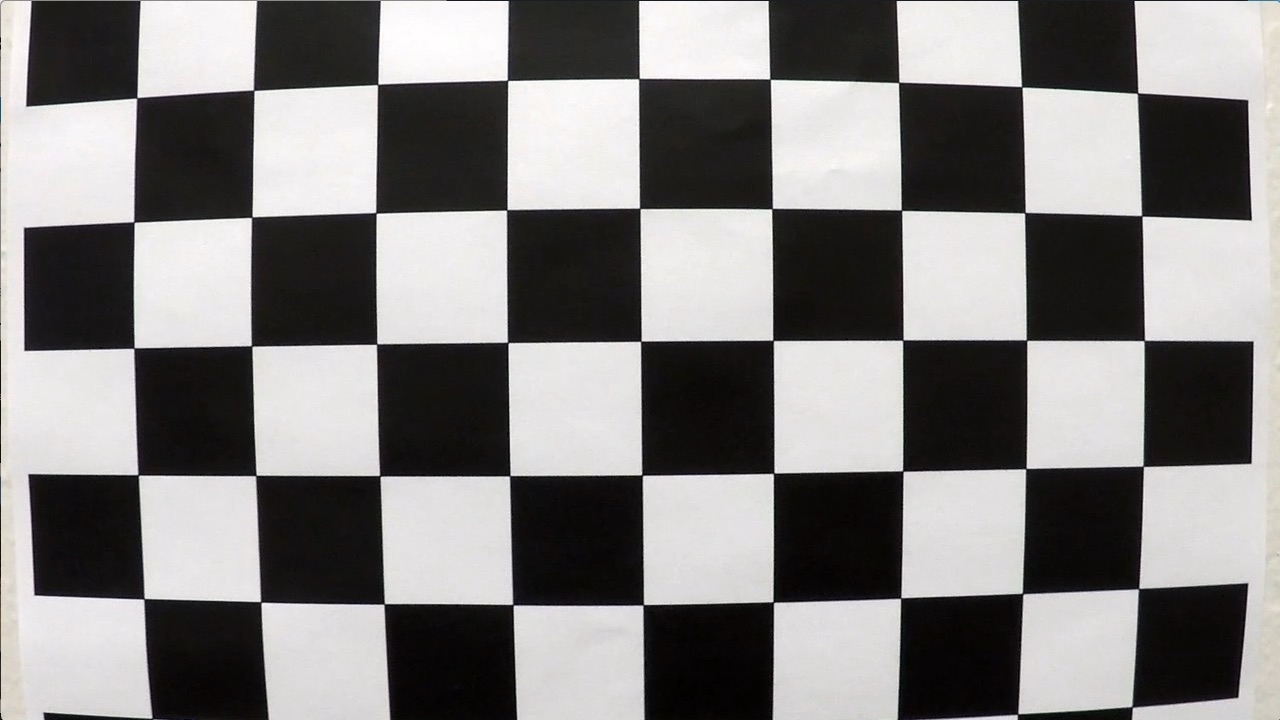
#> input picture camera_cal/calibration1.jpg, 1280 x 720 px; its folder holds 5 pictures in this run; the run also reads 1 picture not shown here
$ jupyter execute --allow-errors P4-sjahanshahi.ipynb   (older library calls are emulated)
#> lines starting #> are read from the running program, lines starting #| are printed output that depends on the picture; after the words box and inside, x2 and y2 are one past the last pixel; in counts of white or black regions, pixels touching at a corner belong together
[cell 1]
import numpy as np
import cv2
import glob
import matplotlib.pyplot as plt


#prepare object points and image points for caliberation

objp = np.zeros((6*9,3),np.float32)
#fill up with points from (0,0,0) .....(8,5,0)
objp[:,:2] = np.mgrid[0:9, 0:6].T.reshape(-1,2)


#Arrays to store object & image points from images
obj_points=[]
img_points=[]

#read caliberation examples with globe
images = glob.glob('camera_cal/calibration*.jpg')


print("finding corners on given images......")
#steps to search corners we iterate through images
for idx, fname in enumerate(images):

    img = cv2.imread(fname)
#> img is the input picture: shape (720, 1280, 3); mean B, G, R 127.8, 128.4, 130.1
    gray = cv2.cvtColor(img,cv2.COLOR_BGR2GRAY)

    #find the corners
    ret , corners = cv2.findChessboardCorners(gray,(9,6) ,None)
#> ret = False; corners = None

    #if ret true then draw corners on chessboard and save it to a file
    if ret ==True:
        print('workin on ',fname)
        #append points to array placeholders
        obj_points.append(objp)
        img_points.append(corners)

        #Draw chessboard corners on original image and save it to a file
        cv2.drawChessboardCorners(img,(9,6),corners,ret)
        cv2.imwrite('./camera_cal/caliberation_corners'+str(idx)+'.jpg',img)

img = cv2.imread('./camera_cal/caliberation_corners10.jpg')
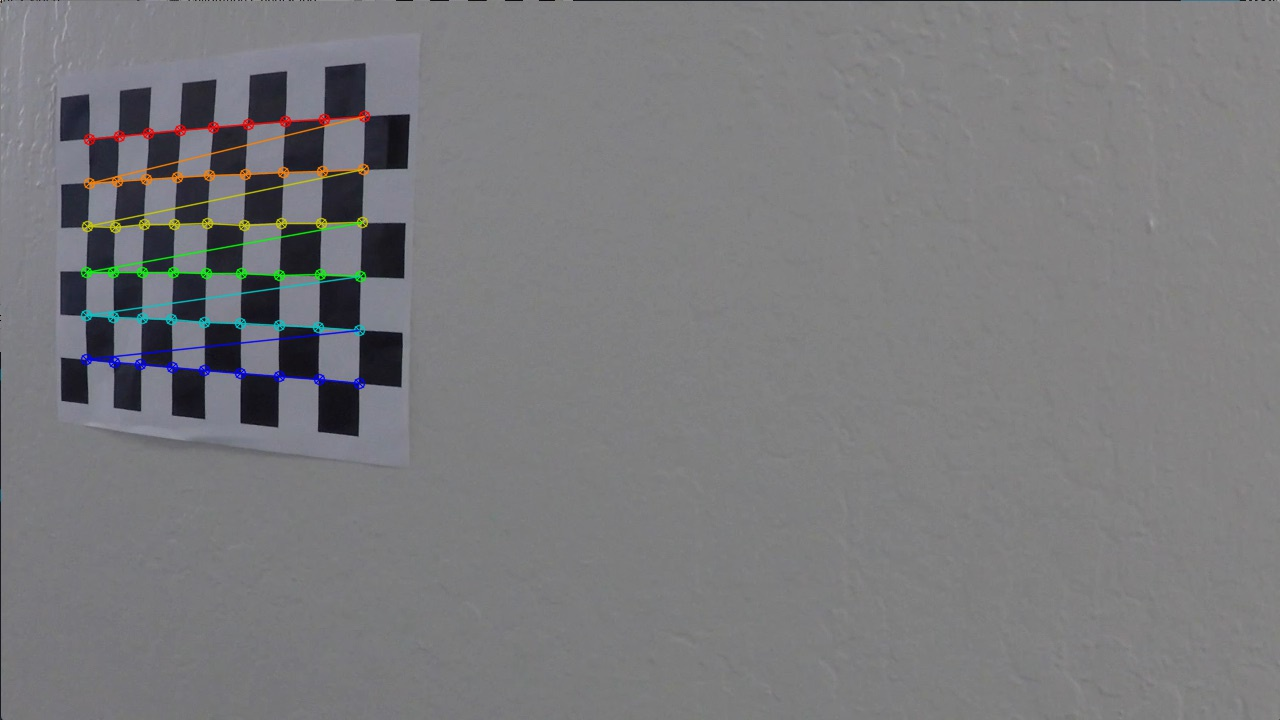
#> input picture camera_cal/caliberation_corners10.jpg, 1280 x 720 px
#> img is the input picture: shape (720, 1280, 3); mean B, G, R 124.2, 121.9, 121.9
print("finding corners completed and pickle file is saved")

[cell 2]
#make sure we found corners
img = cv2.imread('./camera_cal/caliberation_corners10.jpg')

plt.imshow(img)

[cell 3]
import pickle
# w,h = img.shape
#Caliberate and create a pickle file to save calibrated mtx and distance values
imgsize = (img.shape[1],img.shape[0])
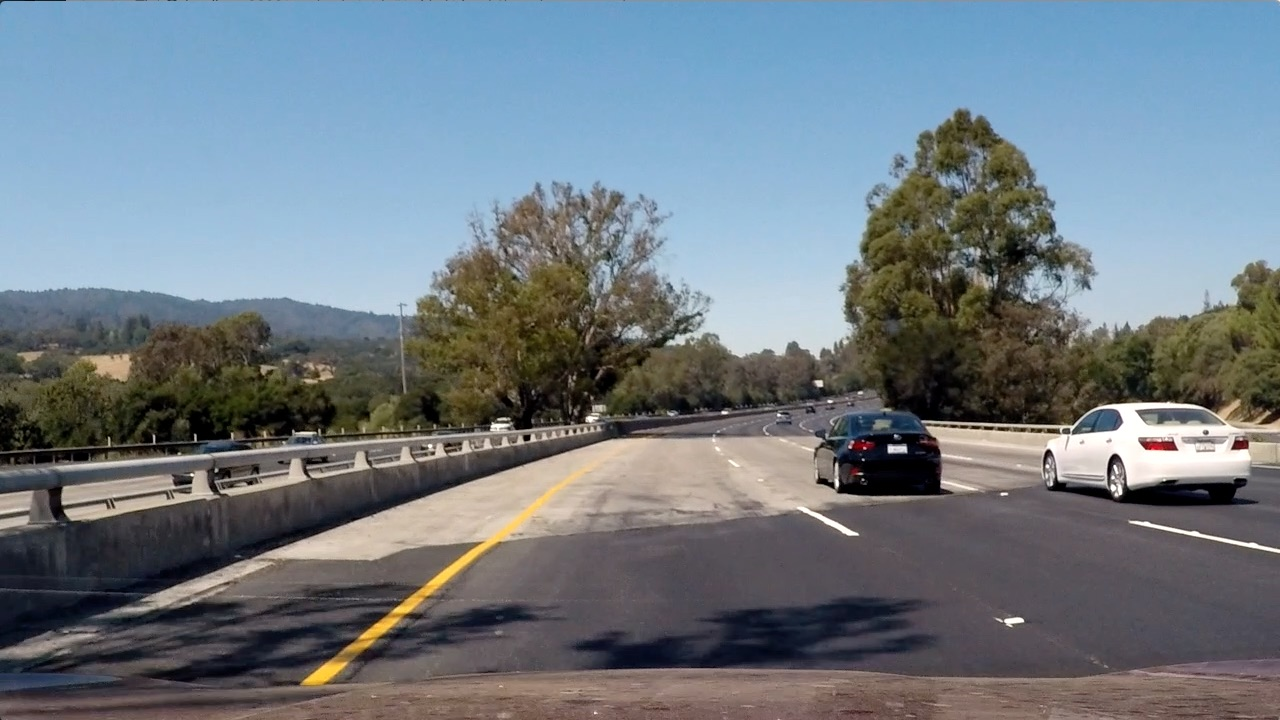
#> input picture test_images/test4.jpg, 1280 x 720 px
#> further down, img is the input picture: shape (720, 1280, 3); mean B, G, R 130.9, 122.7, 112.2
ret, mtx, dist, rvecs, tvecs = cv2.calibrateCamera(obj_points, img_points, imgsize,None,None)

# Save
dist_pickle = {} #empty dictionary
dist_pickle["mtx"] = mtx
dist_pickle["dist"] = dist
filename = './camera_cal/calib_dist_mtx.p'
pickle.dump( dist_pickle, open( filename, "wb" ) )

print("mtx and dist are dumped into pickle file as {} ".format(filename))

[cell 4]
#helper function to undistort and transofrm
def plot_points(img):
    img = cv2.cvtColor(img, cv2.COLOR_BGR2GRAY)
    plt.imshow(img,cmap='gray')
    plt.title('source points chosen manually')
    plt.plot(800,500,'o') #topright
    plt.plot(1120,700,'o') #bottomright
    plt.plot(540,500,'o') #topleft
    plt.plot(270,700,'o') #bottomleft


def subplot_images(img1,img2,title1,title2):
    img1 = cv2.cvtColor(img1, cv2.COLOR_BGR2GRAY)
    img2 = cv2.cvtColor(img2, cv2.COLOR_BGR2GRAY)

    f, (ax1, ax2) = plt.subplots(1, 2, figsize=(24, 9))
    f.tight_layout()
    ax1.imshow(img1,cmap='gray')
    ax1.set_title(title1, fontsize=50)
    ax2.imshow(img2,cmap='gray')
    ax2.set_title(title2, fontsize=50)
    plt.subplots_adjust(left=0., right=1, top=0.9, bottom=0.)

def cal_undistort(img, mtx, dist):
    # grayscale first
    dst = cv2.undistort(img, mtx, dist, None, mtx)
    return dst

#warp image to get a bird eye view
def warp(img,dst,src):
    #grayscale image
    gray = cv2.cvtColor(img,cv2.COLOR_BGR2GRAY)
    img_size = (gray.shape[1],gray.shape[0])
    src = np.float32([[270,700],[540,500],[1120,700],[800,500]])
    dst = np.float32([[270,700],[270,500],[1120,700],[1120,500]])
    M = cv2.getPerspectiveTransform(src,dst)
    minV = cv2.getPerspectiveTransform(dst,src)
    warped = cv2.warpPerspective(img,M,img_size, flags = cv2.INTER_LINEAR)
    return warped,M ,minV

#unwarp image to original perspective
def unwarp(warp_img,minV):
    img_size = (warp_img.shape[1],warp_img.shape[0])
    unwarped = cv2.warpPerspective(warp_img,minV,img_size, flags = cv2.INTER_LINEAR)
    return unwarped

# Define a function that applies Sobel x or y,
# then takes an absolute value and applies a threshold.
# Note: calling your function with orient='x', thresh_min=5, thresh_max=100
# should produce output like the example image shown above this quiz.
# [69 lines left out: functions abs_sobel_thresh, mag_thresh, dir_threshold, not called in this run]


# Define a function that thresholds the S-channel of HLS
# Use exclusive lower bound (>) and inclusive upper (<=)
def hls_select(img, thresh=(50, 300)):
    # 1) Convert to HLS color space
    hls = cv2.cvtColor(img,cv2.COLOR_RGB2HLS)
    # 2) Apply a threshold to the S channel
    s = hls[:,:,2]
    # 3) Return a binary image of threshold result
    binary = np.zeros_like(s)
    binary[(s > thresh[0])&(s<= thresh[1])] = 1 # placeholder line
    return binary

# [41 lines left out: functions window_mask, find_window_centroids, not called in this run]

[cell 5]
#load pickle for mtx and dist to be used later for undistort
calib_dist = pickle.load(open(filename,"rb"))
mtx = calib_dist["mtx"]
dist = calib_dist["dist"]

[cell 6]
#load test images and iterate over each to undistort and warp

test_imgs = glob.glob('test_images/*.jpg')


for idx, fname in enumerate(test_imgs):
    #pipeline begins here: goal is to undistort and
    #warp lane line images bird eye view
    img = cv2.imread(fname)
    print('workin on ',fname)
    undist = cal_undistort(img, mtx, dist)


#     cv2.imwrite('./warped_imgs/warped'+str(idx)+'.jpg',res)

[cell 7]
#test undist and warp before feeding all images
tst_img = cv2.imread('./test_images/test4.jpg')

#undistort
w = cal_undistort(tst_img,mtx,dist)

#manually calculated points for source and warped destination image

src = np.float32([[270,700],[540,500],[1120,700],[800,500]])
dst = np.float32([[270,700],[270,500],[1120,700],[1120,500]])

#draw manually calculated points on image
plot_points(undist)

#warp image bird-eye-view/top down
warp_img ,M , minV = warp(undist ,src,dst)

unwarp_img = unwarp(warp_img,minV)

subplot_images(unwarp_img,warp_img,"unwarped","warped bird-eye-view")

#

[cell 8]
sobelx = cv2.Sobel(warp_img, cv2.CV_64F, 1, 0)
absx = np.absolute(sobelx)
scaled_sobel = np.uint8(255*absx/np.max(absx))
output_sobel = np.zeros_like(sobelx)
thresh = (50,155)
output_sobel[(scaled_sobel > thresh[0])&(scaled_sobel <= thresh[1])] = 1
plt.imshow(output_sobel, cmap='gray')

[cell 9]
#test undist and warp before feeding all images
tst_img = cv2.imread('./test_images/test5.jpg')

#undistort
w = cal_undistort(tst_img,mtx,dist)
#warp image bird-eye-view/top down
warp_img ,M , minV = warp(w ,src,dst)

unwarp_img = unwarp(warp_img,minV)

binary = hls_select(warp_img)
#> binary: shape (720, 1280); values 0 (black) and 1 (white), 19.5% white; 153 white regions (120 under 20 px), largest, box (x1, y1, x2, y2) and area: (211, 227, 1280, 441) 124449, (49, 425, 398, 706) 28509, (0, 311, 223, 421) 16157

plt.imshow(binary, cmap='gray')

[cell 10]
histogram = np.sum(binary[int(binary.shape[0]/2):,:], axis=0)
plt.plot(histogram)

#exploare histogram to find two possible peaks to fit polynomial
binary[np.where(binary>0)]

[cell 11]
# Create an output image to draw on and  visualize the result
out_img = np.dstack((binary, binary, binary))*255

# Find the peak of the left and right halves of the histogram
# These will be the starting point for the left and right lines
midpoint = np.int(histogram.shape[0]/2)
leftx_base = np.argmax(histogram[:midpoint])
rightx_base = np.argmax(histogram[midpoint:]) + midpoint
# Choose the number of sliding windows
nwindows = 9
# Set height of windows
window_height = np.int(binary.shape[0]/nwindows)
# Identify the x and y positions of all nonzero pixels in the image
nonzero = binary.nonzero()
nonzeroy = np.array(nonzero[0])
nonzerox = np.array(nonzero[1])
# Current positions to be updated for each window
leftx_current = leftx_base
rightx_current = rightx_base
# Set the width of the windows +/- margin
margin = 100
# Set minimum number of pixels found to recenter window
minpix = 50
# Create empty lists to receive left and right lane pixel indices
left_lane_inds = []
right_lane_inds = []

# Step through the windows one by one
for window in range(nwindows):
    # Identify window boundaries in x and y (and right and left)
    win_y_low = binary.shape[0] - (window+1)*window_height
    win_y_high = binary.shape[0] - window*window_height
    win_xleft_low = leftx_current - margin
    win_xleft_high = leftx_current + margin
    win_xright_low = rightx_current - margin
    win_xright_high = rightx_current + margin
    # Draw the windows on the visualization image
    cv2.rectangle(out_img,(win_xleft_low,win_y_low),(win_xleft_high,win_y_high),(0,255,0), 2)
    cv2.rectangle(out_img,(win_xright_low,win_y_low),(win_xright_high,win_y_high),(0,255,0), 2)
    # Identify the nonzero pixels in x and y within the window
    good_left_inds = ((nonzeroy >= win_y_low) & (nonzeroy < win_y_high) & (nonzerox >= win_xleft_low) & (nonzerox < win_xleft_high)).nonzero()[0]
    good_right_inds = ((nonzeroy >= win_y_low) & (nonzeroy < win_y_high) & (nonzerox >= win_xright_low) & (nonzerox < win_xright_high)).nonzero()[0]
    # Append these indices to the lists
    left_lane_inds.append(good_left_inds)
    right_lane_inds.append(good_right_inds)
    # If you found > minpix pixels, recenter next window on their mean position
    if len(good_left_inds) > minpix:
        leftx_current = np.int(np.mean(nonzerox[good_left_inds]))
    if len(good_right_inds) > minpix:
        rightx_current = np.int(np.mean(nonzerox[good_right_inds]))
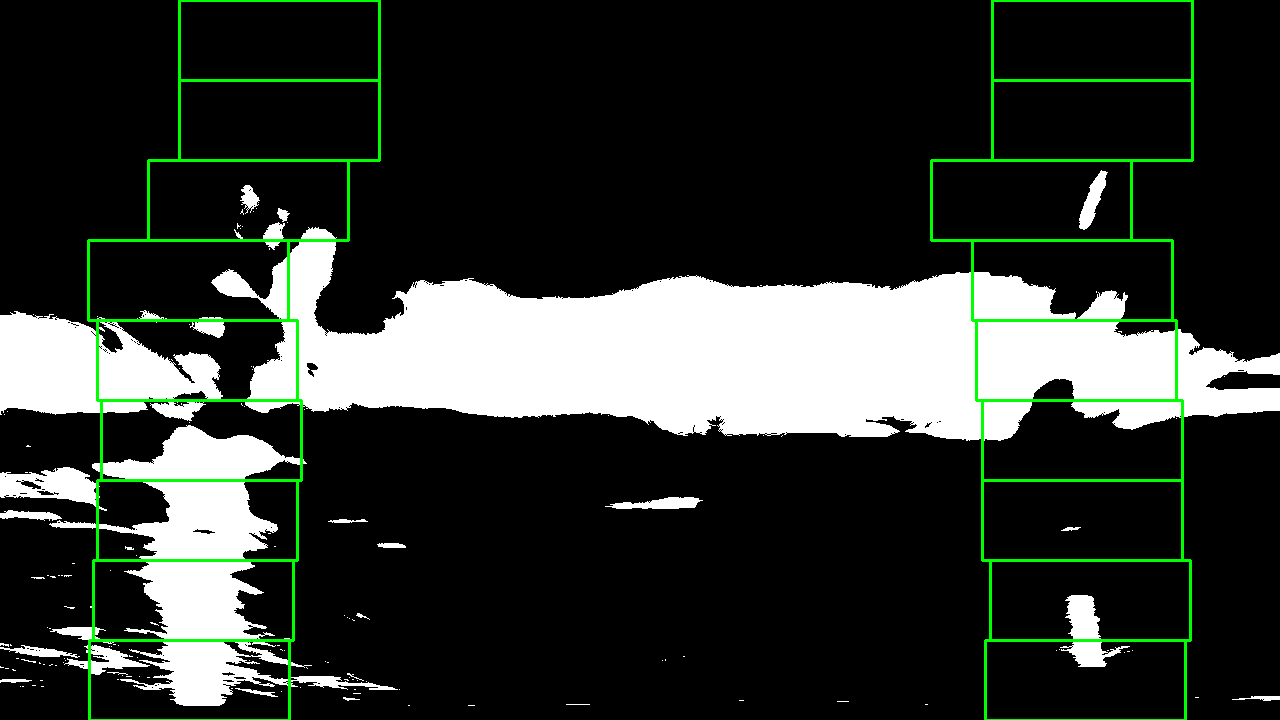
#> out_img: shape (720, 1280, 3); mean of channels 0, 1, 2 48.6, 54.1, 48.6; drawn as B, G, R

# Concatenate the arrays of indices
left_lane_inds = np.concatenate(left_lane_inds)
right_lane_inds = np.concatenate(right_lane_inds)

# Extract left and right line pixel positions
leftx = nonzerox[left_lane_inds]
lefty = nonzeroy[left_lane_inds]
rightx = nonzerox[right_lane_inds]
righty = nonzeroy[right_lane_inds]

# Fit a second order polynomial to each
left_fit = np.polyfit(lefty, leftx, 2)
right_fit = np.polyfit(righty, rightx, 2)

[cell 12]
plt.imshow(out_img, cmap='gray')

[cell 13]
# Generate x and y values for plotting
ploty = np.linspace(0, binary.shape[0]-1, binary.shape[0] )
left_fitx = left_fit[0]*ploty**2 + left_fit[1]*ploty + left_fit[2]
right_fitx = right_fit[0]*ploty**2 + right_fit[1]*ploty + right_fit[2]

out_img[nonzeroy[left_lane_inds], nonzerox[left_lane_inds]] = [255, 0, 0]
out_img[nonzeroy[right_lane_inds], nonzerox[right_lane_inds]] = [0, 0, 255]
plt.imshow(out_img)
plt.plot(left_fitx, ploty, color='yellow')
plt.plot(right_fitx, ploty, color='yellow')
plt.xlim(0, 1280)
plt.ylim(720, 0)

[cell 14]
# Assume you now have a new warped binary image
# from the next frame of video (also called "binary_warped")
# It's now much easier to find line pixels!
nonzero = binary.nonzero()
nonzeroy = np.array(nonzero[0])
nonzerox = np.array(nonzero[1])
margin = 100
left_lane_inds = ((nonzerox > (left_fit[0]*(nonzeroy**2) + left_fit[1]*nonzeroy + left_fit[2] - margin)) & (nonzerox < (left_fit[0]*(nonzeroy**2) + left_fit[1]*nonzeroy + left_fit[2] + margin)))
right_lane_inds = ((nonzerox > (right_fit[0]*(nonzeroy**2) + right_fit[1]*nonzeroy + right_fit[2] - margin)) & (nonzerox < (right_fit[0]*(nonzeroy**2) + right_fit[1]*nonzeroy + right_fit[2] + margin)))

# Again, extract left and right line pixel positions
leftx = nonzerox[left_lane_inds]
lefty = nonzeroy[left_lane_inds]
rightx = nonzerox[right_lane_inds]
righty = nonzeroy[right_lane_inds]
# Fit a second order polynomial to each
left_fit = np.polyfit(lefty, leftx, 2)
right_fit = np.polyfit(righty, rightx, 2)
# Generate x and y values for plotting
ploty = np.linspace(0, binary.shape[0]-1, binary.shape[0] )
left_fitx = left_fit[0]*ploty**2 + left_fit[1]*ploty + left_fit[2]
right_fitx = right_fit[0]*ploty**2 + right_fit[1]*ploty + right_fit[2]

[cell 15]
# Create an image to draw on and an image to show the selection window
out_img = np.dstack((binary, binary, binary))*255
window_img = np.zeros_like(out_img)
# Color in left and right line pixels
out_img[nonzeroy[left_lane_inds], nonzerox[left_lane_inds]] = [255, 0, 0]
out_img[nonzeroy[right_lane_inds], nonzerox[right_lane_inds]] = [0, 0, 255]

# Generate a polygon to illustrate the search window area
# And recast the x and y points into usable format for cv2.fillPoly()
left_line_window1 = np.array([np.transpose(np.vstack([left_fitx-margin, ploty]))])
left_line_window2 = np.array([np.flipud(np.transpose(np.vstack([left_fitx+margin, ploty])))])
left_line_pts = np.hstack((left_line_window1, left_line_window2))
right_line_window1 = np.array([np.transpose(np.vstack([right_fitx-margin, ploty]))])
right_line_window2 = np.array([np.flipud(np.transpose(np.vstack([right_fitx+margin, ploty])))])
right_line_pts = np.hstack((right_line_window1, right_line_window2))

# Draw the lane onto the warped blank image
cv2.fillPoly(window_img, np.int_([left_line_pts]), (0,255, 0))
cv2.fillPoly(window_img, np.int_([right_line_pts]), (0,255, 0))
#> window_img: shape (720, 1280, 3); mean of channels 0, 1, 2 0, 80.1, 0
result = cv2.addWeighted(out_img, 1, window_img, 0.3, 0)
plt.imshow(result)
plt.plot(left_fitx, ploty, color='yellow')
plt.plot(right_fitx, ploty, color='yellow')
plt.xlim(0, 1280)
plt.ylim(720, 0)

[cell 16]
# Define y-value where we want radius of curvature
# I'll choose the maximum y-value, corresponding to the bottom of the image
y_eval = np.max(ploty)
left_curverad = ((1 + (2*left_fit[0]*y_eval + left_fit[1])**2)**1.5) / np.absolute(2*left_fit[0])
right_curverad = ((1 + (2*right_fit[0]*y_eval + right_fit[1])**2)**1.5) / np.absolute(2*right_fit[0])
print(left_curverad, right_curverad)

[cell 17]
# Define conversions in x and y from pixels space to meters
ym_per_pix = 30/720 # meters per pixel in y dimension
xm_per_pix = 3.7/700 # meters per pixel in x dimension

# Fit new polynomials to x,y in world space
left_fit_cr = np.polyfit(ploty*ym_per_pix, left_fitx*xm_per_pix, 2)
right_fit_cr = np.polyfit(ploty*ym_per_pix, right_fitx*xm_per_pix, 2)
# Calculate the new radii of curvature
left_curverad = ((1 + (2*left_fit_cr[0]*y_eval*ym_per_pix + left_fit_cr[1])**2)**1.5) / np.absolute(2*left_fit_cr[0])
right_curverad = ((1 + (2*right_fit_cr[0]*y_eval*ym_per_pix + right_fit_cr[1])**2)**1.5) / np.absolute(2*right_fit_cr[0])
# Now our radius of curvature is in meters
print(left_curverad, 'm', right_curverad, 'm')
# Example values: 632.1 m    626.2 m

[cell 18]
left_lane = np.array(list(zip(np.concatenate((left_fitx-margin/2,left_fitx[::-1]+margin/2),axis=0),np.concatenate((ploty,ploty[::-1]),axis=0))),np.int32)
right_lane = np.array(list(zip(np.concatenate((right_fitx-margin/2,right_fitx[::-1]+margin/2),axis=0),np.concatenate((ploty,ploty[::-1]),axis=0))),np.int32)
road = np.zeros_like(tst_img)
road_bkg = np.zeros_like(tst_img)
cv2.fillPoly(road,[left_lane], color=[255,0,0])
cv2.fillPoly(road,[right_lane], color=[0,0,255])
#> road: shape (720, 1280, 3); mean of channels 0, 1, 2 20.1, 0, 20.1
cv2.fillPoly(road_bkg,[left_lane], color=[255,0,0])
cv2.fillPoly(road_bkg,[right_lane], color=[0,0,255])

road  = unwarp(road,minV)
#> in unwarp (call 3), `unwarped = cv2.warpPerspective(warp_img,minV,img_size, flags = cv2.INT..`:
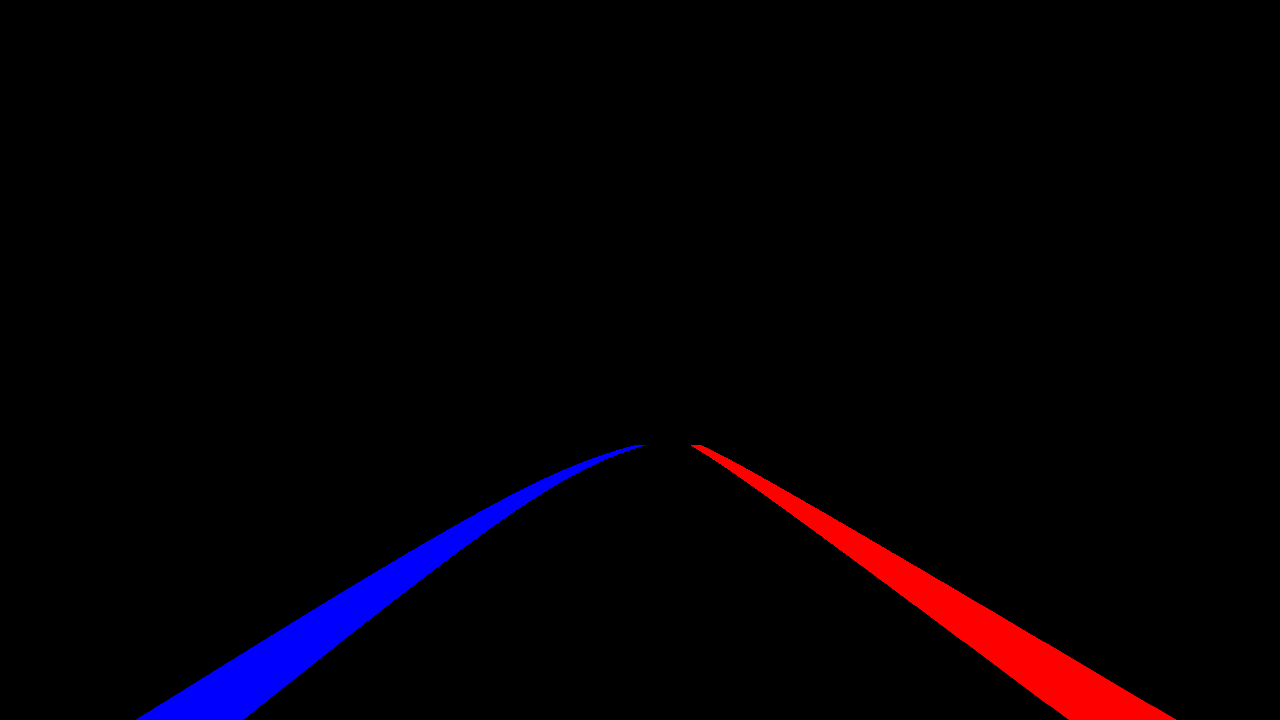
#> unwarped: shape (720, 1280, 3); mean of channels 0, 1, 2 4.5, 0, 4.5; drawn as B, G, R
#> (the rest of this cell did not finish here and is left out)
